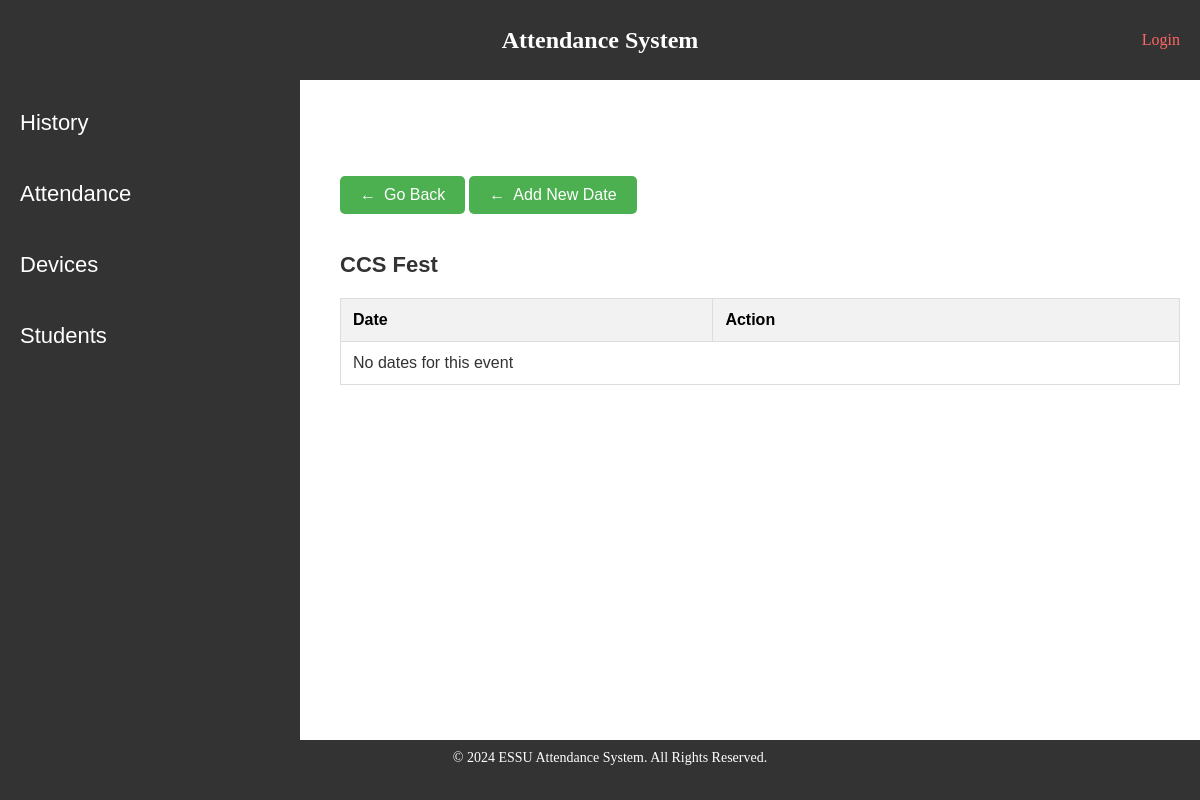
Before: /event/1/ with the older database file.
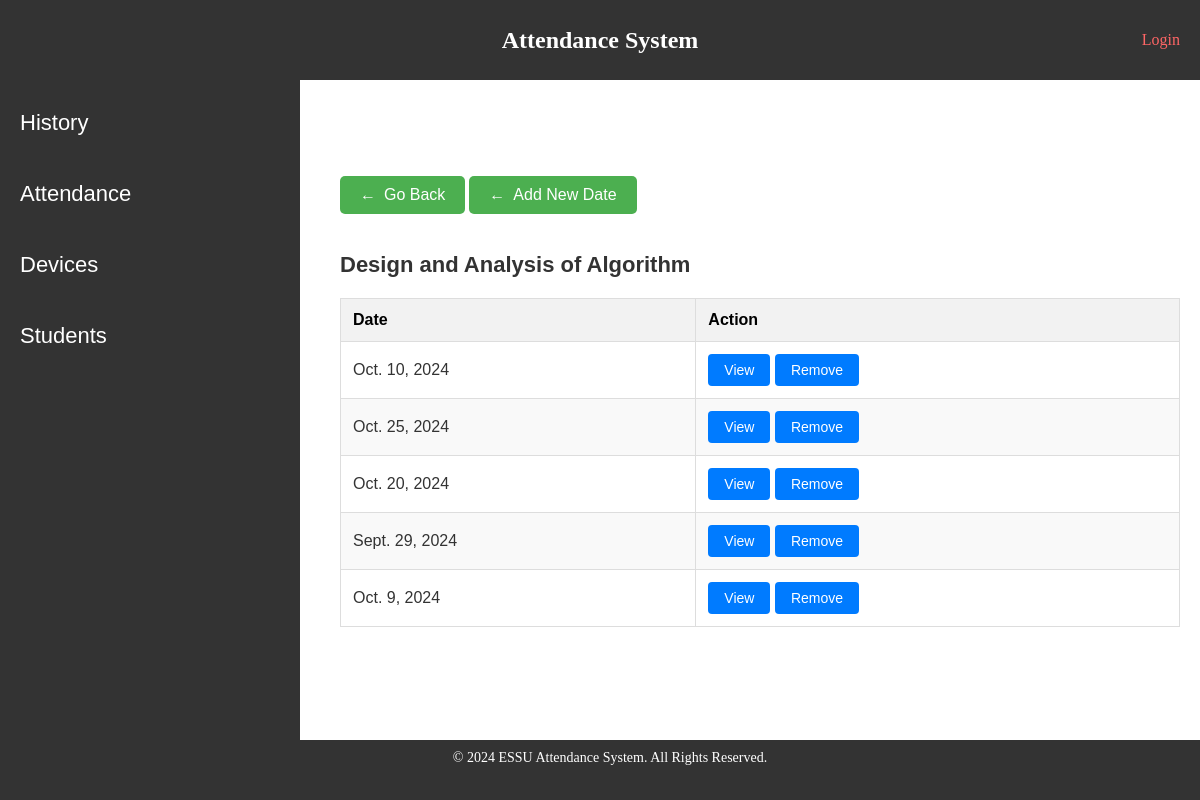
After: the same page with the newer database file.
### attendance_app/models.py (models this page shows, shortened)
class Event(models.Model):
    device = models.ForeignKey(Device, on_delete=models.CASCADE)
    name = models.CharField(max_length=200)
    instructor = models.CharField(max_length=200)

class Day(models.Model):
    date = models.DateField(unique=True)
    event = models.ForeignKey(Event, on_delete=models.CASCADE)

### attendance_app/views.py (the view, shortened to what this page needs)
# urls.py: path("event/<int:event_id>/",views.event, name='event'),
def event(request, event_id):
    event1 = Event.objects.get(id=event_id)
    days = event1.day_set.all()
    return render(request, "attendance_app/event.html", {'days':days, "event":event1})

### attendance_app/templates/attendance_app/event.html
{% extends "attendance_app/control_panel.html" %}
{% block content %}
    <p>
        <a href="{% url 'events' %}" class="back-link">Go Back</a>
        <a href="{% url 'add_day' event.id %}" class="back-link">Add New Date</a>
    </p>
    <h2 class="attendance_dashboard_h2">{{event.name}}</h2>
     <table class="table1">
        <thead>
            <tr>
                <th>Date</th>
                <th>Action</th>
            </tr>
        </thead>
        <tbody>
            {% for day in days %}
            <tr>
                <td>{{day.date}}</td>
                <td>
                    <a href="{% url 'attendance_for_today' day.id %}" class="view-btn">View</a>
                    <a href="{% url 'delete_day' day.id %}" class="view-btn">Remove</a>
                </td>
            </tr>
            {% empty %}
            <tr>
                <td colspan="2">No dates for this event</td>
            </tr>
            {% endfor %}
        </tbody>
    </table>
{% endblock content %}

Changed rows visible on the page:
changed Event: name "CCS Fest" → "Design and Analysis of Algorithm"
added Day: date "Oct. 10, 2024"
added Day: date "Oct. 25, 2024"
added Day: date "Oct. 20, 2024"
added Day: date "Sept. 29, 2024"
added Day: date "Oct. 9, 2024"
Other visible differences:
text no longer shown: "No dates for this event"
